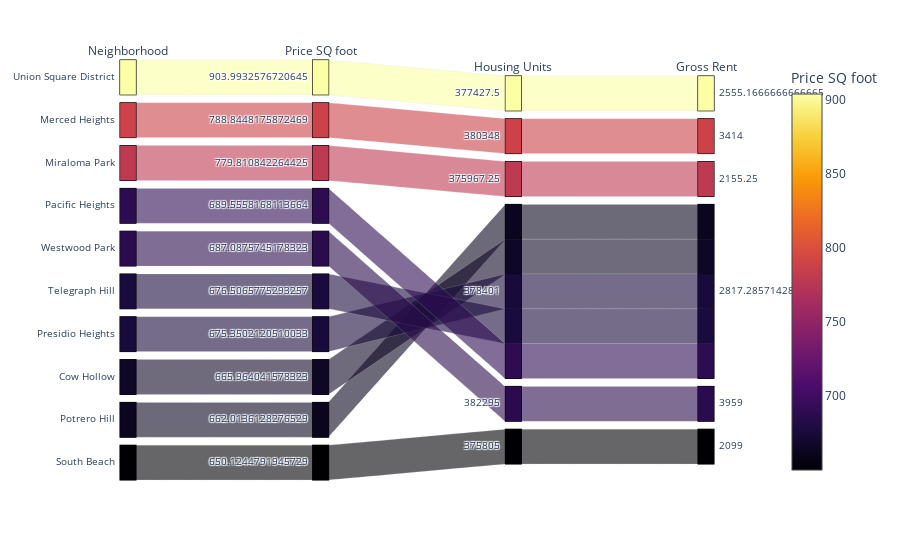

The notebook cell this image was saved under:
### Code cell
# Parallel Categories Plot
parallel_category_plot= px.parallel_categories(
    avg_hood_price_ascending[:10].reset_index(),
    dimensions= ['neighborhood', 'sale_price_sqr_foot', 'housing_units', 'gross_rent'],
    color= 'sale_price_sqr_foot',
    color_continuous_scale= px.colors.sequential.Inferno,
    labels={"neighborhood": "Neighborhood",
            "sale_price_sqr_foot": "Price SQ foot",
           "housing_units": "Housing Units",
           "gross_rent": "Gross Rent",
    },)
parallel_category_plot

### Figure 1 — Plotly figure (JSON) as saved in the notebook; plotly's stock layout.template omitted (floating-point values rounded to 4 significant figures)
{"data": [{"dimensions": [{"label": "Neighborhood", "values": ["Union Square District", "Merced Heights", "Miraloma Park", "Pacific Heights", "Westwood Park", "Telegraph Hill", "Presidio Heights", "Cow Hollow", "Potrero Hill", "South Beach"]}, {"label": "Price SQ foot", "values": [904.0, 788.8, 779.8, 689.6, 687.1, 676.5, 675.4, 666.0, 662.0, 650.1]}, {"label": "Housing Units", "values": [377400.0, 380348, 376000.0, 378401, 382295, 378401, 378401, 378401, 378401, 375805]}, {"label": "Gross Rent", "values": [2555.0, 3414, 2155.0, 2817.0, 3959, 2817.0, 2817.0, 2817.0, 2817.0, 2099]}], "domain": {"x": [0, 0.98], "y": [0, 1]}, "line": {"color": [904.0, 788.8, 779.8, 689.6, 687.1, 676.5, 675.4, 666.0, 662.0, 650.1], "coloraxis": "coloraxis"}, "name": "", "type": "parcats"}], "layout": {"autosize": true, "coloraxis": {"colorbar": {"title": {"text": "Price SQ foot"}}, "colorscale": [[0, "#000004"], [0.1111, "#1b0c41"], [0.2222, "#4a0c6b"], [0.3333, "#781c6d"], [0.4444, "#a52c60"], [0.5556, "#cf4446"], [0.6667, "#ed6925"], [0.7778, "#fb9b06"], [0.8889, "#f7d13d"], [1, "#fcffa4"]]}, "legend": {"tracegroupgap": 0}, "margin": {"t": 60}}}
